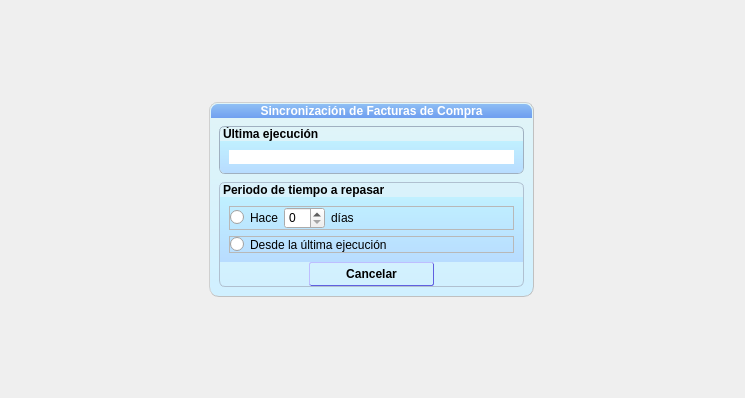
<?xml version="1.0" encoding="UTF-8"?>
<ui version="4.0">
 <class>Frame</class>
 <widget class="QFrame" name="Frame">
  <property name="geometry">
   <rect>
    <x>0</x>
    <y>0</y>
    <width>745</width>
    <height>398</height>
   </rect>
  </property>
  <property name="windowTitle">
   <string>Frame</string>
  </property>
  <layout class="QVBoxLayout" name="verticalLayout">
   <property name="spacing">
    <number>0</number>
   </property>
   <property name="margin">
    <number>0</number>
   </property>
   <item>
    <widget class="QFrame" name="topSpacerFR">
     <property name="minimumSize">
      <size>
       <width>0</width>
       <height>8</height>
      </size>
     </property>
    </widget>
   </item>
   <item>
    <widget class="QFrame" name="row1FR">
     <layout class="QHBoxLayout" name="horizontalLayout">
      <property name="margin">
       <number>0</number>
      </property>
      <item>
       <widget class="QFrame" name="documentFormatDataFR">
        <property name="sizePolicy">
         <sizepolicy hsizetype="Expanding" vsizetype="Preferred">
          <horstretch>0</horstretch>
          <verstretch>0</verstretch>
         </sizepolicy>
        </property>
        <property name="styleSheet">
         <string notr="true">#documentFormatDataFR{background-color:rgba(0,0,0,0); border-radius:6;}</string>
        </property>
        <layout class="QHBoxLayout" name="horizontalLayout_7">
         <property name="spacing">
          <number>8</number>
         </property>
         <property name="topMargin">
          <number>0</number>
         </property>
         <property name="bottomMargin">
          <number>0</number>
         </property>
         <item>
          <widget class="QFrame" name="row1leftSpacerFR">
           <property name="sizePolicy">
            <sizepolicy hsizetype="Expanding" vsizetype="Preferred">
             <horstretch>0</horstretch>
             <verstretch>0</verstretch>
            </sizepolicy>
           </property>
           <property name="maximumSize">
            <size>
             <width>100</width>
             <height>16777215</height>
            </size>
           </property>
          </widget>
         </item>
         <item>
          <widget class="QFrame" name="synchronizationFR">
           <property name="sizePolicy">
            <sizepolicy hsizetype="Expanding" vsizetype="Preferred">
             <horstretch>0</horstretch>
             <verstretch>0</verstretch>
            </sizepolicy>
           </property>
           <property name="maximumSize">
            <size>
             <width>325</width>
             <height>16777215</height>
            </size>
           </property>
           <property name="styleSheet">
            <string notr="true">#synchronizationFR{background-color:QLinearGradient(x1:0, y1:0, x2:0, y2:1, stop:0 #E0F4F8, stop:1 #D0F0FF); border:1 solid #D0D0D0; border-right:1 solid #C0C0C0; border-bottom:1 solid #C0C0C0; border-radius:8; border-bottom-left-radius:10; border-bottom-right-radius:10;}</string>
           </property>
           <property name="frameShape">
            <enum>QFrame::Panel</enum>
           </property>
           <property name="frameShadow">
            <enum>QFrame::Raised</enum>
           </property>
           <layout class="QVBoxLayout" name="verticalLayout_7">
            <property name="spacing">
             <number>0</number>
            </property>
            <property name="margin">
             <number>1</number>
            </property>
            <item>
             <widget class="QLabel" name="synchronizationTitleLA">
              <property name="sizePolicy">
               <sizepolicy hsizetype="Preferred" vsizetype="Fixed">
                <horstretch>0</horstretch>
                <verstretch>0</verstretch>
               </sizepolicy>
              </property>
              <property name="font">
               <font>
                <weight>75</weight>
                <bold>true</bold>
               </font>
              </property>
              <property name="styleSheet">
               <string notr="true">color:#FFFFFF; background-color:QLinearGradient(x1:0, y1:0, x2:0.1, y2:1, stop:0 #90C0F4, stop:1 #70A0F0); border-top-left-radius:7; border-top-right-radius:7;</string>
              </property>
              <property name="text">
               <string>Sincronización de Facturas de Compra</string>
              </property>
              <property name="alignment">
               <set>Qt::AlignCenter</set>
              </property>
              <property name="margin">
               <number>6</number>
              </property>
             </widget>
            </item>
            <item>
             <widget class="QFrame" name="synchronizationLYFR">
              <property name="styleSheet">
               <string notr="true">#synchronizationLYFR{background-color:QLinearGradient(x1:0, y1:0, x2:0, y2:1, stop:0 #E0F4F8, stop:1 #D0F0FF); border-bottom-left-radius:9; border-bottom-right-radius:9;}</string>
              </property>
              <layout class="QVBoxLayout" name="verticalLayout_4">
               <property name="spacing">
                <number>8</number>
               </property>
               <property name="margin">
                <number>8</number>
               </property>
               <item>
                <widget class="QFrame" name="lastExecutionFR">
                 <property name="styleSheet">
                  <string notr="true">#lastExecutionFR{border:1 solid #A0B0C0; border-radius:6;}</string>
                 </property>
                 <layout class="QVBoxLayout" name="verticalLayout_9">
                  <property name="spacing">
                   <number>0</number>
                  </property>
                  <property name="margin">
                   <number>0</number>
                  </property>
                  <item>
                   <widget class="QLabel" name="lastExecutionTitleLA">
                    <property name="font">
                     <font>
                      <weight>75</weight>
                      <bold>true</bold>
                     </font>
                    </property>
                    <property name="styleSheet">
                     <string notr="true">background-color:QLinearGradient(x1:0, y1:0, x2:0, y2:1, stop:0 #B0E0FF, stop:.5 #80B0F4); border-top-left-radius:5; border-top-right-radius:5;</string>
                    </property>
                    <property name="text">
                     <string>Última ejecución</string>
                    </property>
                    <property name="margin">
                     <number>3</number>
                    </property>
                    <property name="indent">
                     <number>3</number>
                    </property>
                   </widget>
                  </item>
                  <item>
                   <widget class="QFrame" name="lastExecutionLYFR">
                    <property name="styleSheet">
                     <string notr="true">#lastExecutionLYFR{background-color:QLinearGradient(x1:0, y1:0, x2:0, y2:1, stop:0 #C0F0FF, stop:1 #B8DCFF); border-bottom-left-radius:5; border-bottom-right-radius:5;}</string>
                    </property>
                    <layout class="QVBoxLayout" name="verticalLayout_13">
                     <item>
                      <widget class="QLabel" name="lastExecutionDateLA">
                       <property name="font">
                        <font>
                         <weight>75</weight>
                         <bold>true</bold>
                        </font>
                       </property>
                       <property name="styleSheet">
                        <string notr="true">background-color:#FFFFFF;</string>
                       </property>
                       <property name="text">
                        <string/>
                       </property>
                       <property name="margin">
                        <number>3</number>
                       </property>
                      </widget>
                     </item>
                    </layout>
                   </widget>
                  </item>
                 </layout>
                </widget>
               </item>
               <item>
                <widget class="QFrame" name="periodFR">
                 <property name="sizePolicy">
                  <sizepolicy hsizetype="Expanding" vsizetype="Preferred">
                   <horstretch>0</horstretch>
                   <verstretch>0</verstretch>
                  </sizepolicy>
                 </property>
                 <property name="styleSheet">
                  <string notr="true">#periodFR{border:1 solid #B0C0D0; border-radius:6;}</string>
                 </property>
                 <layout class="QVBoxLayout" name="verticalLayout_8">
                  <property name="spacing">
                   <number>0</number>
                  </property>
                  <property name="margin">
                   <number>0</number>
                  </property>
                  <item>
                   <widget class="QLabel" name="periodTitleLA">
                    <property name="font">
                     <font>
                      <weight>75</weight>
                      <bold>true</bold>
                     </font>
                    </property>
                    <property name="styleSheet">
                     <string notr="true">background-color:QLinearGradient(x1:0, y1:0, x2:0, y2:1, stop:0 #B0E0FF, stop:.5 #80B0F4); border-top-left-radius:5; border-top-right-radius:5;</string>
                    </property>
                    <property name="text">
                     <string>Periodo de tiempo a repasar</string>
                    </property>
                    <property name="margin">
                     <number>3</number>
                    </property>
                    <property name="indent">
                     <number>3</number>
                    </property>
                   </widget>
                  </item>
                  <item>
                   <widget class="QFrame" name="periodLYFR">
                    <property name="styleSheet">
                     <string notr="true">#periodLYFR{background-color:QLinearGradient(x1:0, y1:0, x2:0, y2:1, stop:0 #C0F0FF, stop:1 #B8DCFF);}</string>
                    </property>
                    <layout class="QVBoxLayout" name="verticalLayout_3">
                     <item>
                      <widget class="QFrame" name="periodR1FR">
                       <property name="frameShape">
                        <enum>QFrame::StyledPanel</enum>
                       </property>
                       <property name="frameShadow">
                        <enum>QFrame::Raised</enum>
                       </property>
                       <layout class="QHBoxLayout" name="horizontalLayout_2">
                        <property name="margin">
                         <number>0</number>
                        </property>
                        <item>
                         <widget class="QRadioButton" name="porDiasRB">
                          <property name="sizePolicy">
                           <sizepolicy hsizetype="Fixed" vsizetype="Fixed">
                            <horstretch>0</horstretch>
                            <verstretch>0</verstretch>
                           </sizepolicy>
                          </property>
                          <property name="text">
                           <string/>
                          </property>
                         </widget>
                        </item>
                        <item>
                         <widget class="QLabel" name="porDiasText1LA">
                          <property name="sizePolicy">
                           <sizepolicy hsizetype="Fixed" vsizetype="Preferred">
                            <horstretch>0</horstretch>
                            <verstretch>0</verstretch>
                           </sizepolicy>
                          </property>
                          <property name="text">
                           <string>Hace</string>
                          </property>
                         </widget>
                        </item>
                        <item>
                         <widget class="QSpinBox" name="diasSP">
                          <property name="sizePolicy">
                           <sizepolicy hsizetype="Fixed" vsizetype="Fixed">
                            <horstretch>0</horstretch>
                            <verstretch>0</verstretch>
                           </sizepolicy>
                          </property>
                         </widget>
                        </item>
                        <item>
                         <widget class="QLabel" name="porDiasText2LA">
                          <property name="text">
                           <string>días</string>
                          </property>
                         </widget>
                        </item>
                       </layout>
                      </widget>
                     </item>
                     <item>
                      <widget class="QFrame" name="periodR2FR">
                       <property name="frameShape">
                        <enum>QFrame::StyledPanel</enum>
                       </property>
                       <property name="frameShadow">
                        <enum>QFrame::Raised</enum>
                       </property>
                       <layout class="QHBoxLayout" name="horizontalLayout_3">
                        <property name="margin">
                         <number>0</number>
                        </property>
                        <item>
                         <widget class="QRadioButton" name="porFechaRB">
                          <property name="sizePolicy">
                           <sizepolicy hsizetype="Fixed" vsizetype="Fixed">
                            <horstretch>0</horstretch>
                            <verstretch>0</verstretch>
                           </sizepolicy>
                          </property>
                          <property name="text">
                           <string/>
                          </property>
                         </widget>
                        </item>
                        <item>
                         <widget class="QLabel" name="porFechaText1LA">
                          <property name="text">
                           <string>Desde la última ejecución</string>
                          </property>
                         </widget>
                        </item>
                       </layout>
                      </widget>
                     </item>
                    </layout>
                   </widget>
                  </item>
                  <item>
                   <widget class="QFrame" name="periodButtonsFR">
                    <property name="sizePolicy">
                     <sizepolicy hsizetype="Preferred" vsizetype="Fixed">
                      <horstretch>0</horstretch>
                      <verstretch>0</verstretch>
                     </sizepolicy>
                    </property>
                    <property name="styleSheet">
                     <string notr="true">background-color:QLinearGradient(x1:0, y1:0, x2:0, y2:1, stop:0 #A0D0FF, stop:.5 #80B0F4); border-bottom-left-radius:5; border-bottom-right-radius:5;</string>
                    </property>
                    <layout class="QHBoxLayout" name="horizontalLayout_4">
                     <property name="spacing">
                      <number>0</number>
                     </property>
                     <property name="margin">
                      <number>0</number>
                     </property>
                     <item>
                      <widget class="QFrame" name="periodButtonsSpLFR"/>
                     </item>
                     <item>
                      <widget class="QPushButton" name="periodCancelBU">
                       <property name="sizePolicy">
                        <sizepolicy hsizetype="Maximum" vsizetype="Fixed">
                         <horstretch>0</horstretch>
                         <verstretch>0</verstretch>
                        </sizepolicy>
                       </property>
                       <property name="minimumSize">
                        <size>
                         <width>125</width>
                         <height>0</height>
                        </size>
                       </property>
                       <property name="font">
                        <font>
                         <weight>75</weight>
                         <bold>true</bold>
                        </font>
                       </property>
                       <property name="styleSheet">
                        <string notr="true">background-color:rgba(0,0,0,0); border:1px outset #6060E0; border-radius:2px; padding:4px;</string>
                       </property>
                       <property name="text">
                        <string>Cancelar</string>
                       </property>
                      </widget>
                     </item>
                     <item>
                      <widget class="QFrame" name="periodButtonsSpRFR">
                       <property name="minimumSize">
                        <size>
                         <width>8</width>
                         <height>0</height>
                        </size>
                       </property>
                      </widget>
                     </item>
                    </layout>
                   </widget>
                  </item>
                 </layout>
                </widget>
               </item>
              </layout>
             </widget>
            </item>
           </layout>
          </widget>
         </item>
         <item>
          <widget class="QFrame" name="row1rightSpacerFR">
           <property name="sizePolicy">
            <sizepolicy hsizetype="Expanding" vsizetype="Preferred">
             <horstretch>0</horstretch>
             <verstretch>0</verstretch>
            </sizepolicy>
           </property>
           <property name="maximumSize">
            <size>
             <width>100</width>
             <height>16777215</height>
            </size>
           </property>
          </widget>
         </item>
        </layout>
       </widget>
      </item>
     </layout>
    </widget>
   </item>
   <item>
    <widget class="QFrame" name="bottomSpacerFR">
     <property name="minimumSize">
      <size>
       <width>0</width>
       <height>8</height>
      </size>
     </property>
    </widget>
   </item>
  </layout>
 </widget>
 <resources/>
 <connections/>
</ui>
